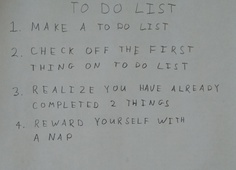
%> input picture images/01_list.jpg, 236 x 170 px, shrunk from 2270 x 1631 before the run
$ octave testFindLetters.m   (GNU Octave 9; MATLAB toolbox functions it lacks are replaced by stand-ins)
%> lines starting %> are read from the running program, lines starting %| are printed output that depends on the picture; in (x1, y1, x2, y2) boxes, pixels count from 0 and x2, y2 are one past the last pixel; in counts of white or black regions, pixels touching at a corner belong together; the program's own positions count from 1
%> further down, im is the input picture: size 170x236x3 uint8; mean R, G, B 146.6, 150.1, 148.9
### code/findLetters.m
function [lines, bw] = findLetters(im)
% [lines, BW] = findLetters(im) processes the input RGB image and returns a cell
% array 'lines' of located characters in the image, as well as a binary
% representation of the input image. The cell array 'lines' should contain one
% matrix entry for each line of text that appears in the image. Each matrix entry
% should have size Lx4, where L represents the number of letters in that line.
% Each row of the matrix should contain 4 numbers [x1, y1, x2, y2] representing
% the top-left and bottom-right position of each box. The boxes in one line should
% be sorted by x1 value.

% convert the image to grayscale image
I = double(rgb2gray(im));
I=I/max(I(:));
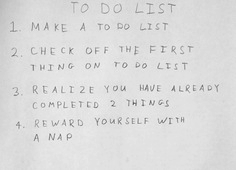
%> I: size 170x236 double; min 0.341, max 1, mean 0.861

%-------------------------------------------
% best para for 01_list: char_low=400; offset=8; threshold=0.66; gap=80;
% best para for 02_letters: char_low=400; offset=25; threshold=0.6; gap=150;
% best para for 03_haiku: char_low=1000; offset=5; threshold=0.6; gap=120;
% best para for 04_deep: char_low=2000; offset=25; threshold=0.6; gap=200;
%-------------------------------------------
% set parameter for rectangular
char_low=2000; offset=25; threshold=0.6; gap=200;

I(find(I>threshold))=1;
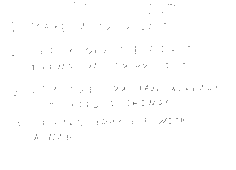
%> I: size 170x236 double; min 0.341, max 1, mean 0.997
I(find(I<=threshold))=0;
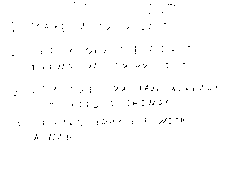
%> I: size 170x236 double; values 0 (black) and 1 (white), 99.3% white; black in thin lines or dots, all inside (x1, y1, x2, y2) = (12, 2, 217, 140)
I=1-I;

% find connected elements
connect=bwconncomp(I);
%> connect = 164 connected components

figure;
imshow(im);
hold on;
idx=0;
lines={};
letters={};

% draw rectangular
for i=1:length(connect.PixelIdxList)
    element=connect.PixelIdxList{i};

    if (length(element)>char_low)
        idx=idx+1;
        x=floor(element/size(I,1))+1;
        y=mod(element,size(I,1));
        min_x=min(x);
        max_x=max(x);
        min_y=min(y);
        max_y=max(y);

        h=max_y-min_y;
        w=max_x-min_x;
        x1=min_x-offset;
        y1=min_y-offset;
        x2=x1+w+2*offset;
        y2=y1+h+2*offset;

        rectangle('Position',[x1,y1,w+2*offset,h+2*offset],...
                'EdgeColor','r','LineWidth',1);
        hold on;

        entry(idx,:)=[x1 y1 x2 y2];
        center(idx,:)=[0.5*(x1+x2) 0.5*(y1+y2)];
        center1=center;
        entry1=entry;
    end
end
%> this loop made 164 passes
%> element on passes 1 to 3: 2063, [2096; 2266], [2241; 2242]
%> after the loop, idx = 0

index=(1:idx)';
%> index = []
acc=0;
group={};

% pick out the lines
while isempty(index)~=1
    acc=acc+1;
    num=0;
    sa_idx=[];
    cur_idx=[];
    for i=1:length(index)
        dis=abs(center(i,2)-center(1,2));
        if (dis<gap)
            num=num+1;
            sa_idx(num,1)=i;
            cur_idx(num,1)=index(i,1);
        end
    end

    group{acc}=cur_idx;
    index(sa_idx)=[];
    center(sa_idx,:)=[];
    entry(sa_idx,:)=[];
end
%> this loop made 0 passes
%> after the loop, acc = 0; group = {}

% organize the line order
for i=1:length(group)
    ele=group{i};
    avg_y(1,i)=mean(center1(ele,2));
end

%> the run ends on the next line
[~,rank]=sort(avg_y);

for i=1:length(group)
    regroup{i}=group{rank(1,i)};
    temp=[];
    for j=1:length(regroup{i})
        p=regroup{i};
        temp(j,:)=entry1(p(j,1),:);
        letters{i}=temp;
   end
end


% get the characters in a sequence
idx=0;
for i=1:length(letters)
    letter=letters{i};
    for j=1:size(letter,1)
        idx=idx+1;
        character=letter(j,:);
        x1=character(1,1);
        y1=character(1,2);
        x2=character(1,3);
        y2=character(1,4);

        wid=abs(x2-x1);
        hei=abs(y2-y1);
        dif=wid-hei;

         if (dif>0)
            y1=y1-0.5*dif;
            y2=y2+0.5*dif;
        else
            x1=x1+0.5*dif;
            x2=x2-0.5*dif;
         end

         if (y1<0)
             y1=1;
         end
         lines{idx}=1-I(floor(y1):floor(y2),floor(x1):floor(x2));

    end
end

bw=I;

end

### code/testFindLetters.m
% Your code here.
clc;
clear;
close all hidden;

file={['../images/01_list.jpg'], ['../images/02_letters.jpg'],...
    ['../images/03_haiku.jpg'], ['../images/04_deep.jpg']};
for i=1:length(file)
    filename=file{i};
    im=imread(filename);
    [lines, bw] = findLetters(im);
